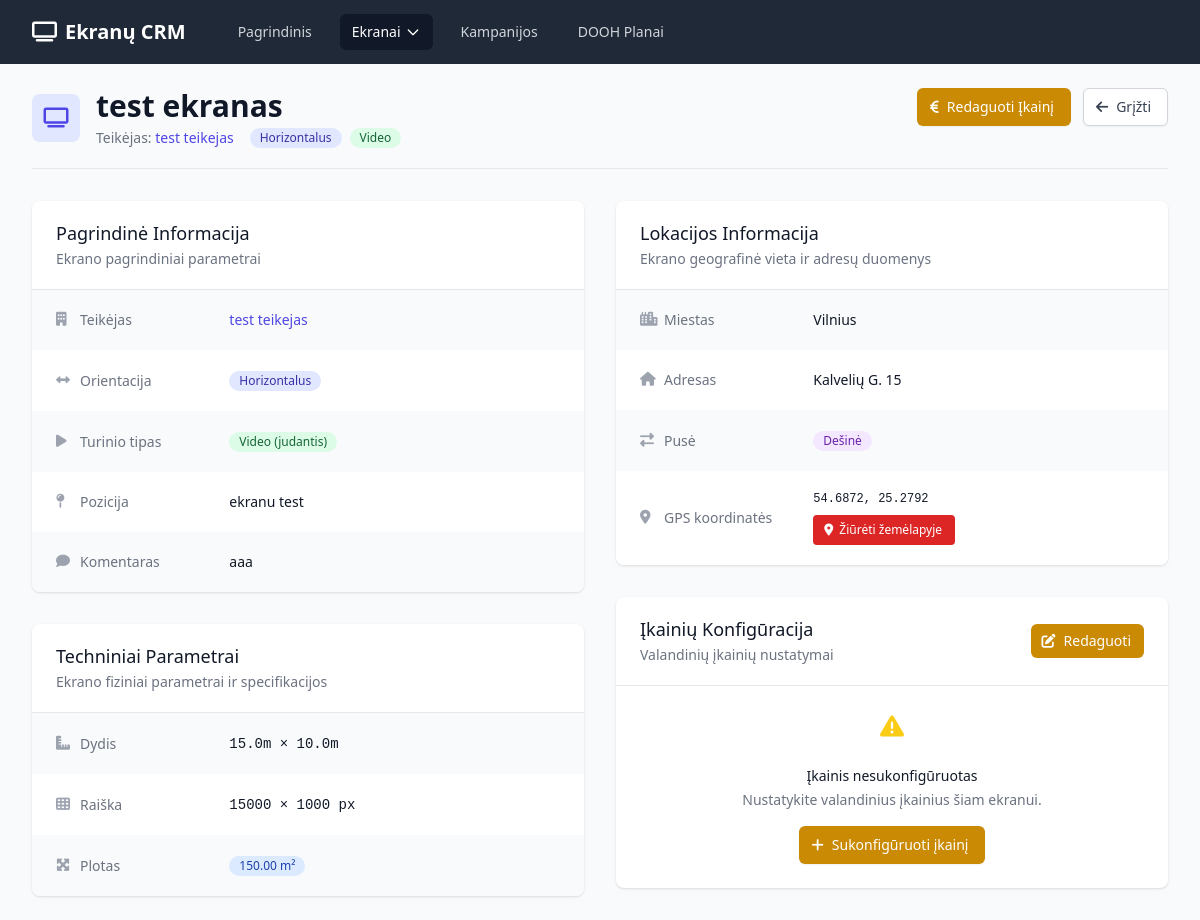
Before: /screen/1 with the older database file.
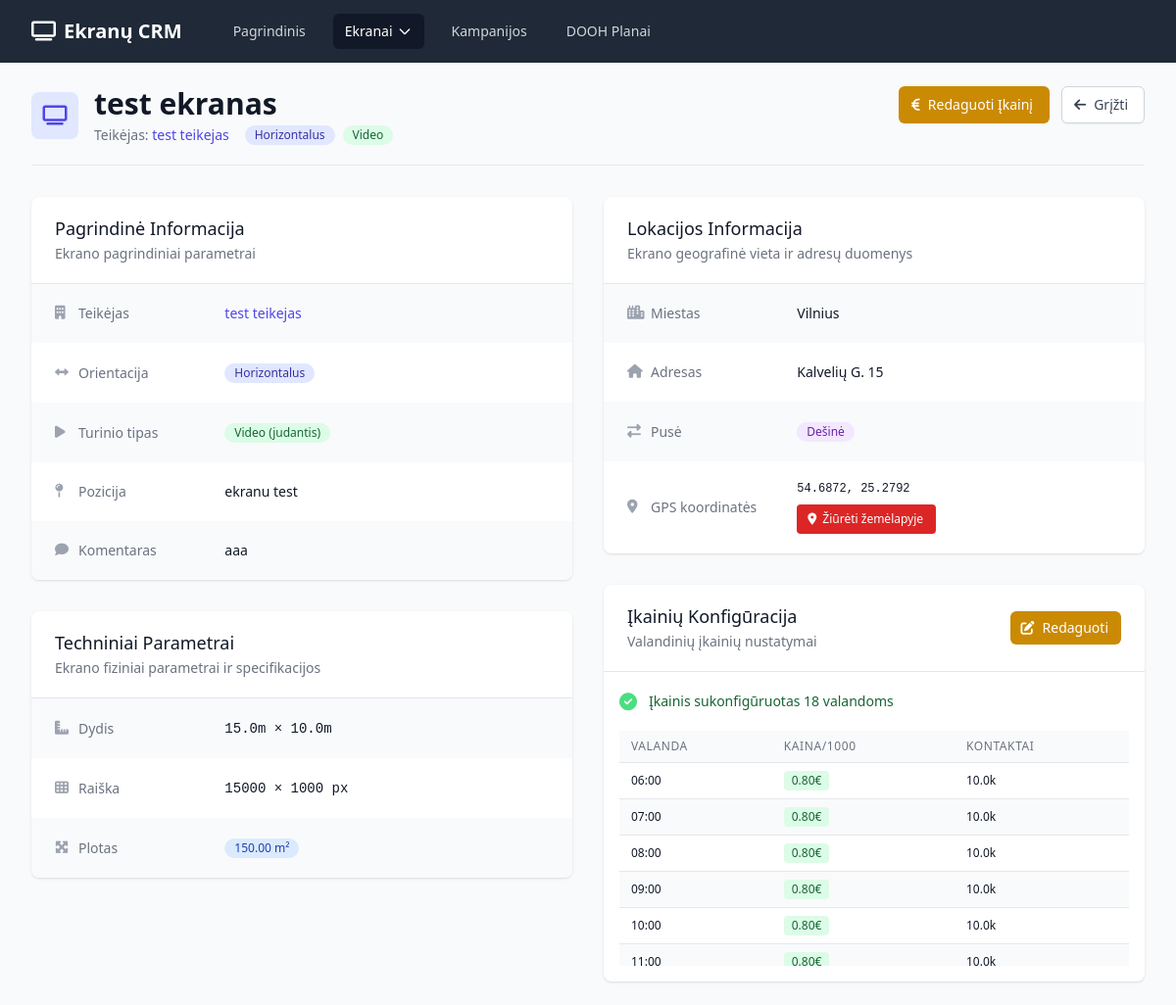
After: the same page with the newer database file.
### app.py (models this page shows)
class ScreenPricing(db.Model):
    id = db.Column(db.Integer, primary_key=True)
    screen_id = db.Column(db.Integer, db.ForeignKey('screen.id'), nullable=False)
    hour = db.Column(db.Integer, nullable=False)  # 0-23
    price = db.Column(db.Float)  # Single price field
    contacts_mon = db.Column(db.Float)
    contacts_tue = db.Column(db.Float)
    contacts_wed = db.Column(db.Float)
    contacts_thu = db.Column(db.Float)
    contacts_fri = db.Column(db.Float)
    contacts_sat = db.Column(db.Float)
    contacts_sun = db.Column(db.Float)
    __table_args__ = (db.UniqueConstraint('screen_id', 'hour'),)

### app.py (the view)
@app.route('/screen/<int:id>')
def screen_detail(id):
    screen = Screen.query.get_or_404(id)
    return render_template('screen_detail.html', screen=screen)

### templates/screen_detail.html (shortened to what the changed rows need)
{% extends "base.html" %}
{% block content %}
<div class="pb-5 border-b border-gray-200 mb-8">
    <div class="flex justify-between items-start">
        <div class="flex items-center">
            <div>
                <h1 class="text-3xl font-bold text-gray-900">{{ screen.name }}</h1>
            </div>
        </div>
    </div>
</div>
<div class="grid grid-cols-1 lg:grid-cols-2 gap-8">
    <div class="space-y-8">
        <div class="bg-white shadow overflow-hidden sm:rounded-lg">
            <div class="border-t border-gray-200">
                {% if screen.pricing_hours %}
                <div class="px-4 py-4">
                    <div class="flex items-center mb-4">
                        <div class="flex-shrink-0">
                            <i class="fas fa-check-circle text-green-400 text-lg"></i>
                        </div>
                        <div class="ml-3">
                            <p class="text-sm font-medium text-green-800">
                                Įkainis sukonfigūruotas {{ screen.pricing_hours|length }} valandoms
                            </p>
                        </div>
                    </div>
                    <div class="mt-4 overflow-hidden">
                        <div class="max-h-60 overflow-y-auto">
                            <table class="min-w-full divide-y divide-gray-200">
                                <thead class="bg-gray-50">
                                    <tr>
                                        <th scope="col" class="px-3 py-2 text-left text-xs font-medium text-gray-500 uppercase tracking-wider">Valanda</th>
                                        <th scope="col" class="px-3 py-2 text-left text-xs font-medium text-gray-500 uppercase tracking-wider">Kaina/1000</th>
                                        <th scope="col" class="px-3 py-2 text-left text-xs font-medium text-gray-500 uppercase tracking-wider">Kontaktai</th>
                                    </tr>
                                </thead>
                                <tbody class="bg-white divide-y divide-gray-200">
                                    {% for pricing in screen.pricing_hours %}
                                    <tr class="{% if loop.index % 2 == 0 %}bg-gray-50{% endif %}">
                                        <td class="px-3 py-2 whitespace-nowrap text-xs font-medium text-gray-900">
                                            {{ "{:02d}:00".format(pricing.hour) }}
                                        </td>
                                        <td class="px-3 py-2 whitespace-nowrap text-xs text-gray-900">
                                            {% if pricing.price %}
                                                <span class="inline-flex items-center px-2 py-0.5 rounded text-xs font-medium bg-green-100 text-green-800">
                                                    {{ "%.2f"|format(pricing.price) }}€
                                                </span>
                                            {% else %}
                                                <span class="inline-flex items-center px-2 py-0.5 rounded text-xs font-medium bg-gray-100 text-gray-800">
                                                    -
                                                </span>
                                            {% endif %}
                                        </td>
                                        <td class="px-3 py-2 whitespace-nowrap text-xs text-gray-900">
                                            {% set contacts = [pricing.contacts_mon, pricing.contacts_tue, pricing.contacts_wed, pricing.contacts_thu, pricing.contacts_fri, pricing.contacts_sat, pricing.contacts_sun] %}
                                            {% set valid_contacts = contacts | reject("none") | list %}
                                            {% if valid_contacts %}
                                                {% set min_contacts = valid_contacts | min %}
                                                {% set max_contacts = valid_contacts | max %}
                                                {% if min_contacts == max_contacts %}
                                                    {{ "%.1f"|format(min_contacts) }}k
                                                {% else %}
                                                    {{ "%.1f"|format(min_contacts) }}k - {{ "%.1f"|format(max_contacts) }}k
                                                {% endif %}
                                            {% else %}
                                                -
                                            {% endif %}
                                        </td>
                                    </tr>
                                    {% endfor %}
                                </tbody>
                            </table>
                        </div>
                    </div>
                </div>
                {% else %}
                <div class="px-4 py-6 text-center">
                    <div class="mx-auto h-12 w-12 text-yellow-400">
                        <i class="fas fa-exclamation-triangle text-2xl"></i>
                    </div>
                    <h3 class="mt-2 text-sm font-medium text-gray-900">Įkainis nesukonfigūruotas</h3>
                    <p class="mt-1 text-sm text-gray-500">Nustatykite valandinius įkainius šiam ekranui.</p>
                    <div class="mt-4">
                        <a href="{{ url_for('screen_pricing', id=screen.id) }}"
                           class="inline-flex items-center px-4 py-2 border border-transparent text-sm font-medium rounded-md shadow-sm text-white bg-yellow-600 hover:bg-yellow-700 focus:outline-none focus:ring-2 focus:ring-offset-2 focus:ring-yellow-500">
                            <i class="fas fa-plus -ml-1 mr-2"></i>
                            Sukonfigūruoti įkainį
                        </a>
                    </div>
                </div>
                {% endif %}
            </div>
        </div>
    </div>
</div>
{% endblock %}

Changed rows visible on the page:
added ScreenPricing: hour "06:00", price "0.80", contacts_mon "10.0"
added ScreenPricing: hour "07:00", price "0.80", contacts_mon "10.0"
added ScreenPricing: hour "08:00", price "0.80", contacts_mon "10.0"
added ScreenPricing: hour "09:00", price "0.80", contacts_mon "10.0"
added ScreenPricing: hour "10:00", price "0.80", contacts_mon "10.0"
added ScreenPricing: hour "11:00", price "0.80", contacts_mon "10.0"
Other visible differences:
{{ screen.pricing_hours|length }}: (not shown) → "18"
text no longer shown: "Įkainis nesukonfigūruotas Nustatykite valandinius įkainius šiam ekranui. Sukonfigūruoti įkainį"
text now shown: "Įkainis sukonfigūruotas valandoms VALANDA KAINA/1000 KONTAKTAI"
